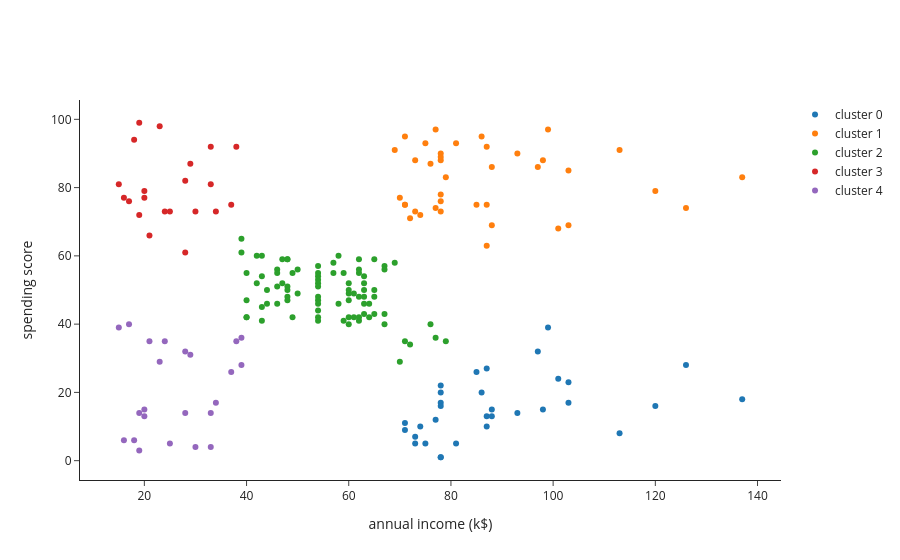

Here is the notebook cell this chart was saved with:
### Code cell
fig = go.Figure()
for k in range(5):
    fig.add_trace(go.Scatter(x=data[labels_ == k, 0], y=data[labels_ == k, 1], mode="markers", name=f"cluster {k}"))
fig.update_layout(template="simple_white", xaxis_title="annual income (k$)", yaxis_title="spending score")

### Figure 1 — Plotly figure (JSON) as saved in the notebook; plotly's stock layout.template omitted (floating-point values rounded to 4 significant figures)
{"data": [{"mode": "markers", "name": "cluster 0", "type": "scatter", "x": [71, 71, 73, 73, 74, 75, 77, 78, 78, 78, 78, 78, 78, 81, 85, 86, 87, 87, 87, 88, 88, 93, 97, 98, 99, 101, 103, 103, 113, 120, 126, 137], "y": [11, 9, 5, 7, 10, 5, 12, 22, 17, 20, 16, 1, 1, 5, 26, 20, 27, 13, 10, 13, 15, 14, 32, 15, 39, 24, 17, 23, 8, 16, 28, 18]}, {"mode": "markers", "name": "cluster 1", "type": "scatter", "x": [69, 70, 71, 71, 71, 72, 73, 73, 74, 75, 76, 77, 77, 78, 78, 78, 78, 78, 78, 79, 81, 85, 86, 87, 87, 87, 88, 88, 93, 97, 98, 99, 101, 103, 103, 113, 120, 126, 137], "y": [91, 77, 95, 75, 75, 71, 88, 73, 72, 93, 87, 97, 74, 90, 88, 76, 89, 78, 73, 83, 93, 75, 95, 63, 75, 92, 86, 69, 90, 86, 88, 97, 68, 85, 69, 91, 79, 74, 83]}, {"mode": "markers", "name": "cluster 2", "type": "scatter", "x": [39, 39, 40, 40, 40, 40, 42, 42, 43, 43, 43, 43, 44, 44, 46, 46, 46, 46, 47, 47, 48, 48, 48, 48, 48, 48, 49, 49, 50, 50, 54, 54, 54, 54, 54, 54, 54, 54, 54, 54, 54, 54, 57, 57, 58, 58, 59, 59, 60, 60, 60, 60, 60, 60, 61, 61, 62, 62, 62, 62, 62, 62, 63, 63, 63, 63, 63, 63, 64, 64, 65, 65, 65, 65, 67, 67, 67, 67, 69, 70, 71, 72, 76, 77, 79], "y": [61, 65, 55, 47, 42, 42, 52, 60, 54, 60, 45, 41, 50, 46, 51, 46, 56, 55, 52, 59, 51, 59, 50, 48, 59, 47, 55, 42, 49, 56, 47, 54, 53, 48, 52, 42, 51, 55, 41, 44, 57, 46, 58, 55, 60, 46, 55, 41, 49, 40, 42, 52, 47, 50, 42, 49, 41, 48, 59, 55, 56, 42, 50, 46, 43, 48, 52, 54, 42, 46, 48, 50, 43, 59, 43, 57, 56, 40, 58, 29, 35, 34, 40, 36, 35]}, {"mode": "markers", "name": "cluster 3", "type": "scatter", "x": [15, 16, 17, 18, 19, 19, 20, 20, 21, 23, 24, 25, 28, 28, 29, 30, 33, 33, 34, 37, 38], "y": [81, 77, 76, 94, 72, 99, 77, 79, 66, 98, 73, 73, 82, 61, 87, 73, 92, 81, 73, 75, 92]}, {"mode": "markers", "name": "cluster 4", "type": "scatter", "x": [15, 16, 17, 18, 19, 19, 20, 20, 21, 23, 24, 25, 28, 28, 29, 30, 33, 33, 34, 37, 38, 39, 39], "y": [39, 6, 40, 6, 3, 14, 15, 13, 35, 29, 35, 5, 14, 32, 31, 4, 4, 14, 17, 26, 35, 36, 28]}], "layout": {"xaxis": {"title": {"text": "annual income (k$)"}}, "yaxis": {"title": {"text": "spending score"}}}}
